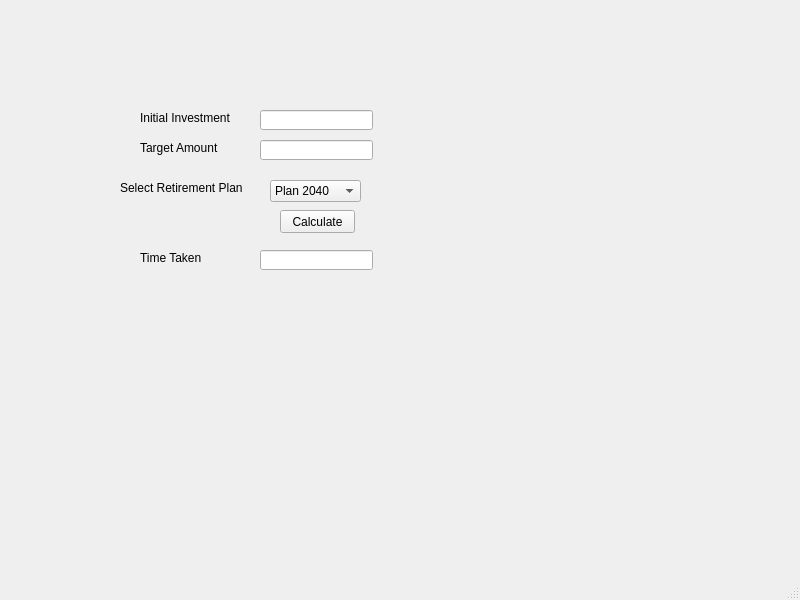
<?xml version="1.0" encoding="UTF-8"?>
<ui version="4.0">
 <class>financialPlanner</class>
 <widget class="QMainWindow" name="financialPlanner">
  <property name="geometry">
   <rect>
    <x>0</x>
    <y>0</y>
    <width>800</width>
    <height>600</height>
   </rect>
  </property>
  <property name="font">
   <font>
    <family>Arial</family>
    <pointsize>9</pointsize>
   </font>
  </property>
  <property name="windowTitle">
   <string>Financial Planner</string>
  </property>
  <widget class="QWidget" name="centralwidget">
   <widget class="QLabel" name="lblInitialInvestment">
    <property name="geometry">
     <rect>
      <x>140</x>
      <y>110</y>
      <width>91</width>
      <height>16</height>
     </rect>
    </property>
    <property name="text">
     <string>Initial Investment</string>
    </property>
   </widget>
   <widget class="QLineEdit" name="txtTarget">
    <property name="geometry">
     <rect>
      <x>260</x>
      <y>140</y>
      <width>113</width>
      <height>20</height>
     </rect>
    </property>
   </widget>
   <widget class="QLabel" name="lblTarget">
    <property name="geometry">
     <rect>
      <x>140</x>
      <y>140</y>
      <width>91</width>
      <height>16</height>
     </rect>
    </property>
    <property name="text">
     <string>Target Amount</string>
    </property>
   </widget>
   <widget class="QLineEdit" name="txtInitialInvestment">
    <property name="geometry">
     <rect>
      <x>260</x>
      <y>110</y>
      <width>113</width>
      <height>20</height>
     </rect>
    </property>
   </widget>
   <widget class="QLabel" name="lblPlan">
    <property name="geometry">
     <rect>
      <x>120</x>
      <y>180</y>
      <width>131</width>
      <height>16</height>
     </rect>
    </property>
    <property name="text">
     <string>Select Retirement Plan</string>
    </property>
   </widget>
   <widget class="QComboBox" name="cmbPlan">
    <property name="geometry">
     <rect>
      <x>270</x>
      <y>180</y>
      <width>91</width>
      <height>22</height>
     </rect>
    </property>
    <item>
     <property name="text">
      <string>Plan 2040</string>
     </property>
    </item>
    <item>
     <property name="text">
      <string>Plan 2050</string>
     </property>
    </item>
    <item>
     <property name="text">
      <string>Plan 2060</string>
     </property>
    </item>
   </widget>
   <widget class="QPushButton" name="btnCalculate">
    <property name="geometry">
     <rect>
      <x>280</x>
      <y>210</y>
      <width>75</width>
      <height>23</height>
     </rect>
    </property>
    <property name="text">
     <string>Calculate</string>
    </property>
   </widget>
   <widget class="QLabel" name="lblTime">
    <property name="geometry">
     <rect>
      <x>140</x>
      <y>250</y>
      <width>71</width>
      <height>16</height>
     </rect>
    </property>
    <property name="text">
     <string>Time Taken</string>
    </property>
   </widget>
   <widget class="QLineEdit" name="txtTime">
    <property name="geometry">
     <rect>
      <x>260</x>
      <y>250</y>
      <width>113</width>
      <height>20</height>
     </rect>
    </property>
    <property name="readOnly">
     <bool>true</bool>
    </property>
   </widget>
  </widget>
  <widget class="QMenuBar" name="menubar">
   <property name="geometry">
    <rect>
     <x>0</x>
     <y>0</y>
     <width>800</width>
     <height>21</height>
    </rect>
   </property>
  </widget>
  <widget class="QStatusBar" name="statusbar"/>
 </widget>
 <resources/>
 <connections/>
</ui>
